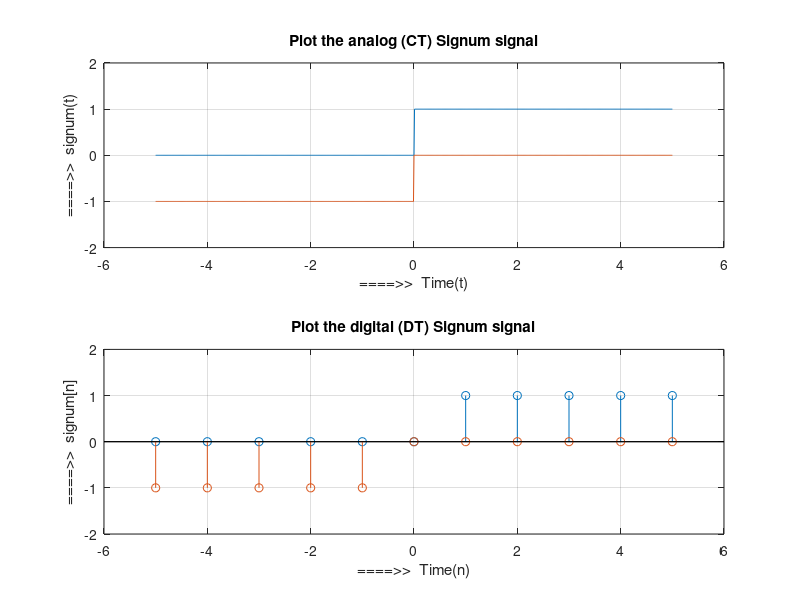

The MATLAB source for this figure:
% Plot the signum CT and DT signal
t = -5:1/100:5;
y = (t>0);
subplot(2,1,1);
plot(t, y);
hold on;
y = -1.*(t<0);
plot(t, y);
xlabel('====>>  Time(t)');
ylabel('====>>  signum(t)');
title('Plot the analog (CT) Signum signal')
axis([-6 6 -2 2])
grid on


n = -5:1:5;
y = 1.*(n>0);
subplot(2,1,2);
stem(n, y);
hold on;
y = -1.*(n<0);
stem(n, y);
xlabel('====>>  Time(n)');
ylabel('====>>  signum[n]');
title('Plot the digital (DT) Signum signal')
axis([-6 6 -2 2])
grid on